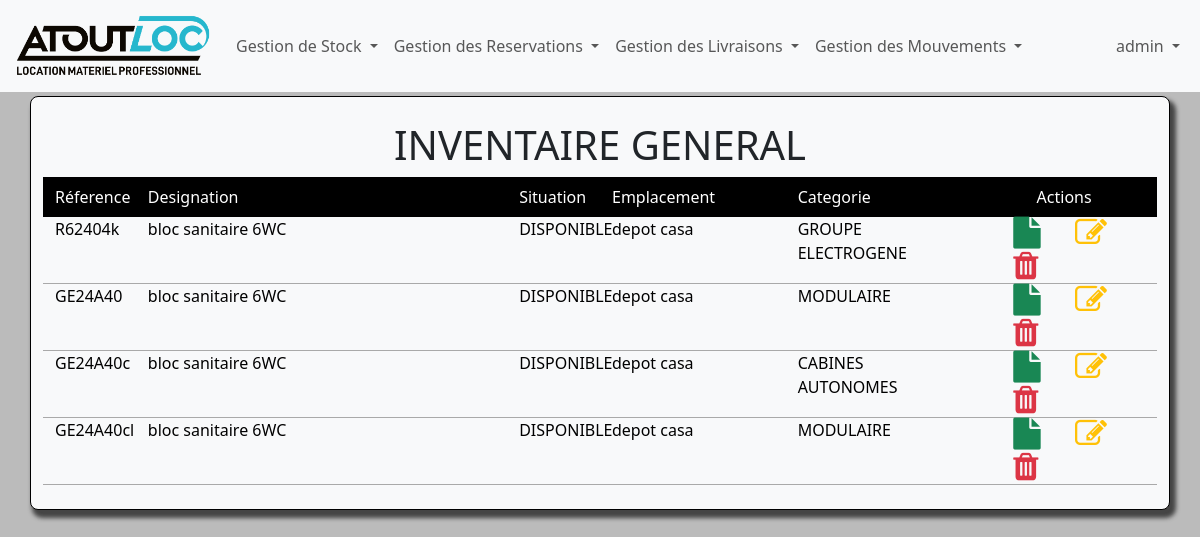
/stock/ (signed in), run on an earlier commit of the app's database.
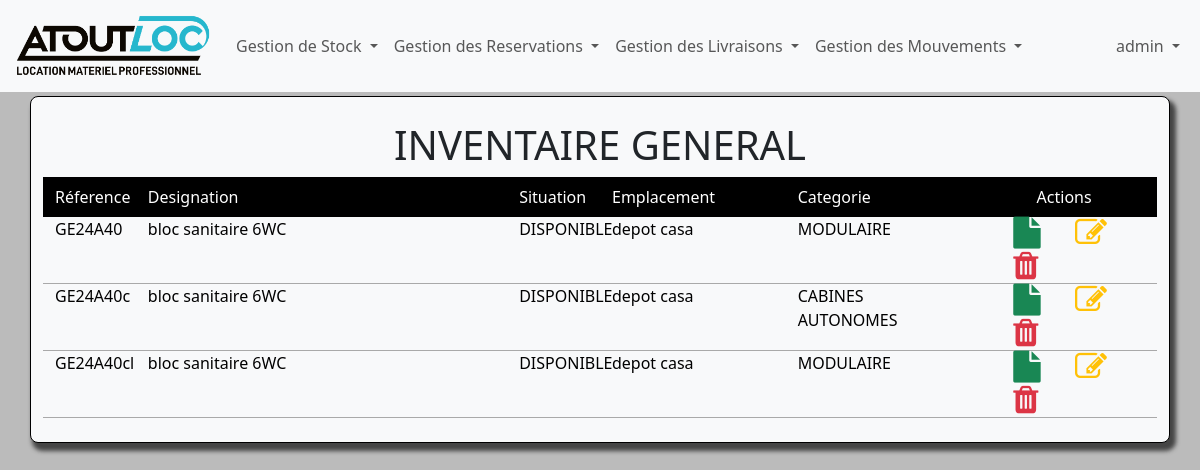
And on a later commit of the database.
### inventaire/models.py (models this page shows, shortened)
class Stock(models.Model):
    refMateriel=models.CharField(max_length=50,primary_key=True)
    designation=models.CharField(max_length=100)
    situation=models.CharField(max_length=50)
    lieu=models.CharField(max_length=100,null=True)
    client=models.CharField(max_length=100,null=True)
    categorie=models.CharField(max_length=50)
    created_at=models.DateTimeField(auto_now_add=True,blank=True)

### inventaire/views.py (the view)
# urls.py: path('stock/',stock,name='stock'),
@login_required
def stock(request):
    materiel=Stock.objects.all()
    return render(request,'inventaire/stock.html',{
        'title':"Inventaire",
        'materiel':materiel
    })

### inventaire/templates/inventaire/stock.html
{% extends 'base.html' %}
{% block content %}
<div class="p-4 bg-light mt-1 borderShadaw">
<h1 class="text-center">
    INVENTAIRE GENERAL
</h1>
<div class="row bg-black pt-2 pb-2 text-white  ">
    <div class="col-md-1 ">Réference</div>
    <div class="col-md-4 ">Designation</div>
    <div class="col-md-1 ">Situation</div>
    <div class="col-md-2 ">Emplacement</div>
    <div class="col-md-2 ">Categorie</div>
    <div class="col-md-2 text-center">Actions</div>
</div>
<div class="body">
    {% for mat in materiel %}
    <div class="row  ">
        <div class="col-md-1 ">{{mat.refMateriel}}</div>
        <div class="col-md-4 ">{{mat.designation}}</div>
        <div class="col-md-1 ">{{mat.situation}}</div>
        <div class="col-md-2 ">{{mat.lieu}}</div>
        <div class="col-md-2 ">{{mat.categorie}}</div>
        <div class="col-md-2 action">
            <a href="{% url 'detailStock' mat.refMateriel %}"><i class='fa fa-file  fa-2x text-success'></i></a>
            <a href=''><i class='fa fa-edit  fa-2x  text-warning'></i></a>
            <a href=''><i class='fa fa-trash fa-2x  text-danger'></i></a>
        </div>
    </div>
    {% endfor%}
</div>
</div>
{% endblock content%}

What changed in the data, as far as the page shows it:
removed Stock: refMateriel "R62404k", designation "bloc sanitaire 6WC", situation "DISPONIBLE", lieu "depot casa", categorie "GROUPE ELECTROGENE"
